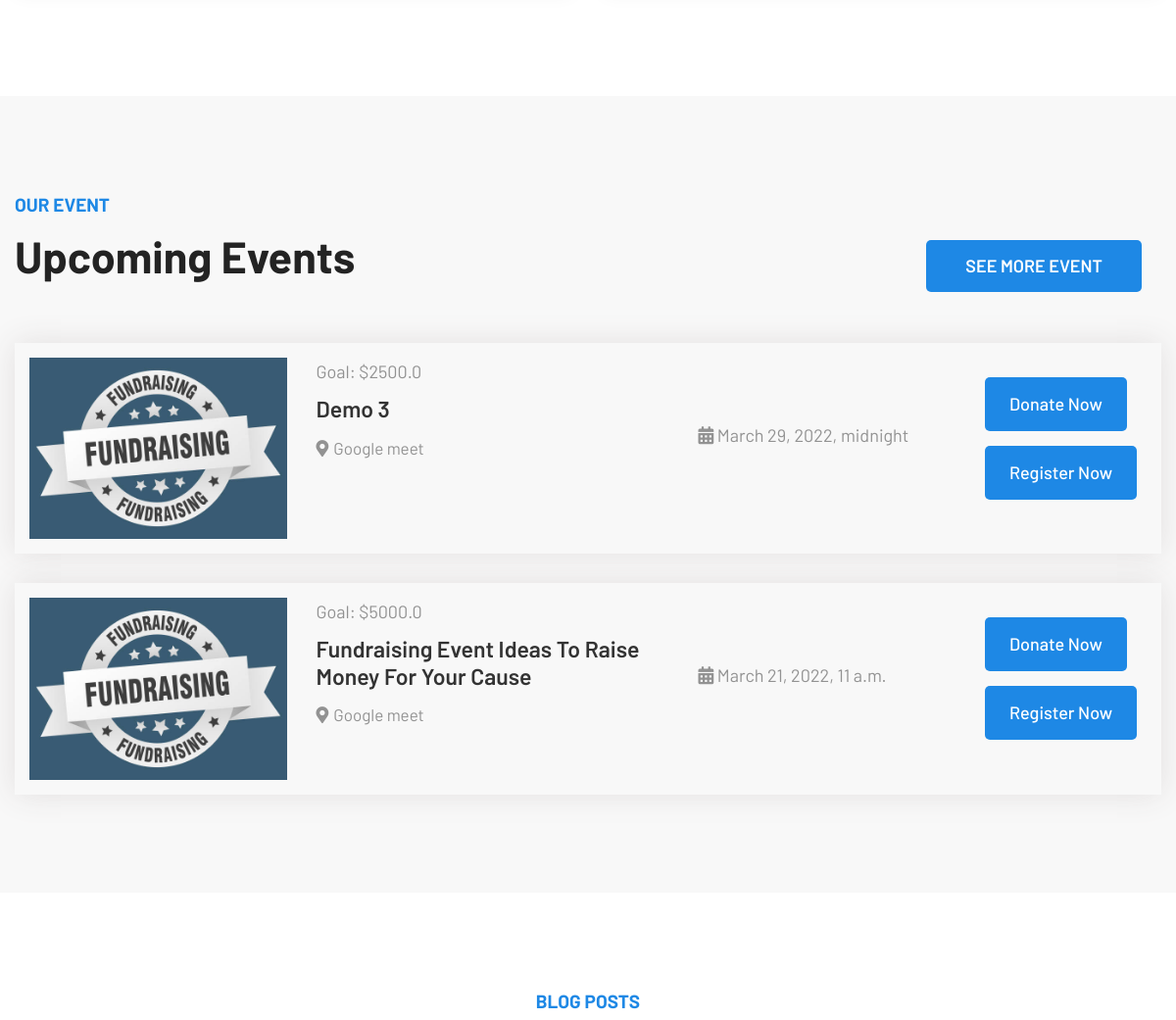
Before: / (middle part) with the older database file.
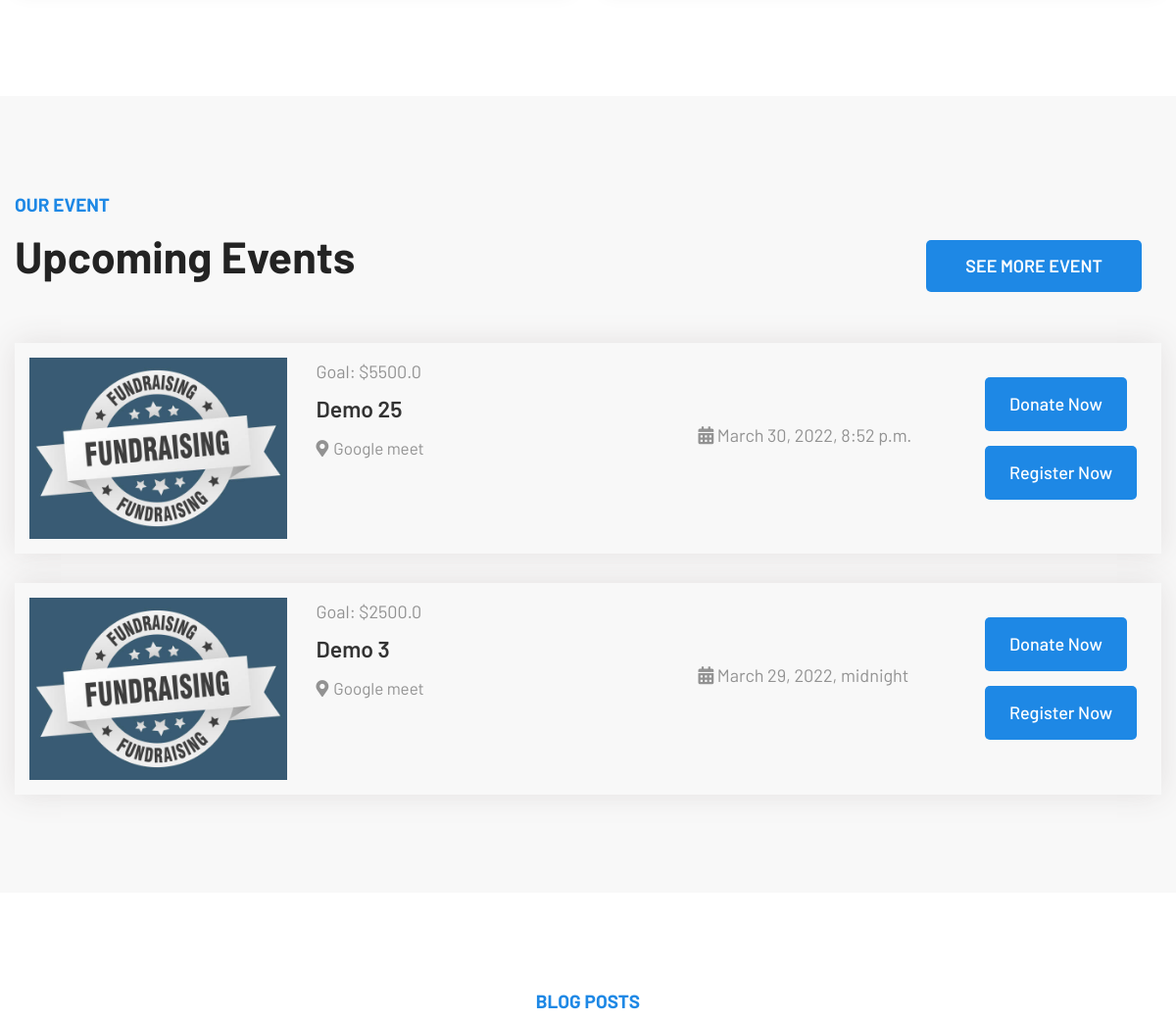
After: the same page with the newer database file.
### core/models.py (models this page shows, shortened)
class Event(models.Model):
    name = models.CharField(max_length=150, help_text="Name of the event")
    description = RichTextUploadingField()
    event_date_time = models.DateTimeField()
    thumbnail = models.ImageField(upload_to="events/%Y/%m/%d", default="default_event.jpg", null=True, blank=True)
    registration_link = models.URLField(max_length=500)
    event_location = models.CharField(max_length=150, help_text="Where will the events be happening?")
    date_created = models.DateTimeField(auto_now_add=True)
    donations = models.FloatField(default=0, help_text="DOnations made for the event")
    goal = models.FloatField(default=0, help_text="Goal for the event")
    is_active = models.BooleanField(default=True)

### core/views.py (the view)
# urls.py: path('', home, name="home"),
def home(request):
    context = {
        'persons':Person.objects.all()[:3],
        'events':Event.objects.filter(is_active=True).order_by('-id')[:2],
        'articles':Article.objects.order_by('-id')[:3],
        'categories':Category.objects.order_by('-id'),
        'partners':Partner.objects.order_by('-id')
    }
    return render(request, "index.html", context)

### core/templates/index.html (shortened to what this page needs)
{% extends 'base/base.html' %}
{% load static %}
{% block content %}
<div class="themex_humanist_project_area">
	<div class="container">
		<div class="row humanist_top">
			<div class="col-lg-6 col-md-6 col-sm-12">
			</div>
			<div class="col-lg-6 col-md-6 col-sm-12">
			</div>
		</div>
	</div>
</div>
<div class="themex_event_area">
	<div class="container">
		<div class="row">
			<div class="col-lg-6">
				<div class="witr_section_title">
					<div class="witr_section_title_inner text-left">
						<h2>OUR EVENT</h2>
						<h3>Upcoming Events</h3>
					</div>
				</div>
			</div>
			<div class="col-lg-6">
				<div class="witr_button_area">
					<div class="witr_btn_style mr">
						<div class="witr_btn_sinner">
							<a href="{% url 'events' %}" class="witr_btn">SEE MORE EVENT</a>
						</div>
					</div>
				</div>
			</div>
		</div>
		<div class="row event-top">
			<div class="col-lg-12">
				<div class="event_active event_style_adn_3 witr_3e event_all_color text-">
					<div class="event_wrap">
						{% for event in events %}
							<div class="col-lg-12 col-md-12 col-sm-12  witr_all_mb_30">
								<div class="row themex-single-event_adn witr_event_style_5">
									<div class="col-lg-3 col-md-6">
										<div class="themex-event-thumb_adn">
											<a href="{% url 'event_detail' event.id event.name %}"> <img  src="{{event.thumbnail.url}}" alt=""></a>
										</div>
									</div>
									<div class="col-lg-4 col-md-6">
										<div class="event-page-title_adn ">
											<p>Goal: ${{event.goal}}</p>
											<h2><a href="{% url 'event_detail' event.id event.name %}">{{event.name}}</a></h2>
											<div class="themex-event-meta-left_adn">
												<span><i class="fas fa-map-marker-alt"></i>{{event.event_location}}</span>
											</div>
										</div>
									</div>
									<div class="col-lg-3 col-md-6">
										<div class="witr_event_d">
											<div class="event_date_5">
											<span><i class="fas fa-calendar"></i></span>
											<span>{{event.event_date_time}}</span>
										</div>
										</div>
									</div>
									<div class="col-lg-2 col-md-6">
										<div class="witr_event_btn btn_all_color">
											<a href="{% url 'event_detail' event.id event.name %}">Donate Now </a>
											<a href="{{event.registration_link}}">Register Now </a>
										</div>
									</div>
								</div>
							</div>
						{% endfor %}
					</div>
				</div>
			</div>
		</div>
	</div>
</div>
<div class="themex-blog-area">
	<div class="container">
		<div class="row">
			<div class=" col-lg-12">
				<div class="witr_section_title">
					<div class="witr_section_title_inner text-center">
						<h2>BLOG POSTS</h2>
					</div>
				</div>
			</div>
		</div>
	</div>
</div>
{% endblock %}

Changed rows visible on the page:
no longer on this page (row unchanged): Event: thumbnail (picture), goal "5000.0", name "Fundraising Event Ideas To Raise Money For Your Cause", event_location "Google meet", event_date_time "March 21, 2022, 11 a.m."
added Event: thumbnail (placeholder picture), goal "5500.0", name "Demo 25", event_location "Google meet", event_date_time "March 30, 2022, 8:52 p.m."
